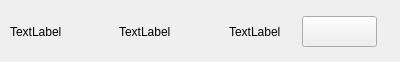
<?xml version="1.0" encoding="UTF-8"?>
<ui version="4.0">
 <class>SongItem</class>
 <widget class="QWidget" name="SongItem">
  <property name="geometry">
   <rect>
    <x>0</x>
    <y>0</y>
    <width>400</width>
    <height>62</height>
   </rect>
  </property>
  <property name="windowTitle">
   <string>Form</string>
  </property>
  <widget class="QWidget" name="layoutWidget">
   <property name="geometry">
    <rect>
     <x>10</x>
     <y>10</y>
     <width>381</width>
     <height>43</height>
    </rect>
   </property>
   <layout class="QHBoxLayout" name="horizontalLayout">
    <item>
     <widget class="QLabel" name="albumLabel">
      <property name="text">
       <string>TextLabel</string>
      </property>
     </widget>
    </item>
    <item>
     <widget class="QLabel" name="musicNameLabel">
      <property name="text">
       <string>TextLabel</string>
      </property>
     </widget>
    </item>
    <item>
     <widget class="QLabel" name="durationLabel">
      <property name="minimumSize">
       <size>
        <width>53</width>
        <height>41</height>
       </size>
      </property>
      <property name="maximumSize">
       <size>
        <width>53</width>
        <height>41</height>
       </size>
      </property>
      <property name="text">
       <string>TextLabel</string>
      </property>
     </widget>
    </item>
    <item alignment="Qt::AlignmentFlag::AlignHCenter">
     <widget class="QPushButton" name="favoriteButton">
      <property name="minimumSize">
       <size>
        <width>75</width>
        <height>31</height>
       </size>
      </property>
      <property name="maximumSize">
       <size>
        <width>75</width>
        <height>31</height>
       </size>
      </property>
      <property name="text">
       <string/>
      </property>
     </widget>
    </item>
   </layout>
  </widget>
 </widget>
 <resources/>
 <connections/>
</ui>
